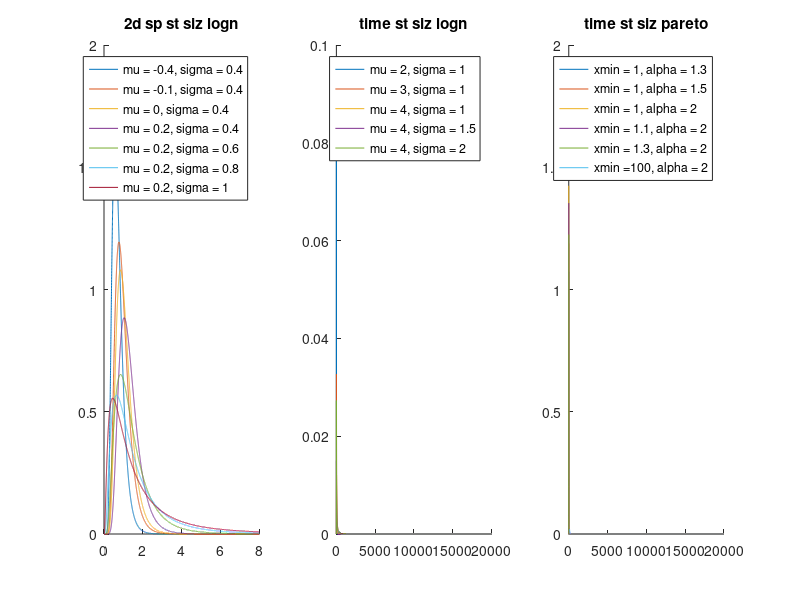

MATLAB code to generate this figure:
clear all
clc

%Ritwika VPS, UC MERCED
%IVFCR - plots to demonstrate how lognormal and pareto distributions vary
%as a fn of parameters within the parameter range in the papr

%2d sp stsz - lognormal distributions, infants and adults

figure;
subplot(1,3,1)
title('2d sp st siz logn')
hold all
x = 0:0.001:8;
y1 = lognpdf(x,-0.4,0.4);
plot(x,y1/trapz(x,y1))
y1 = lognpdf(x,-0.1,0.4);
plot(x,y1/trapz(x,y1))
y1 = lognpdf(x,0,0.4);
plot(x,y1/trapz(x,y1))
y1 = lognpdf(x,0.2,0.4);
plot(x,y1/trapz(x,y1))
y1 = lognpdf(x,0.2,0.6);
plot(x,y1/trapz(x,y1))
y1 = lognpdf(x,0.2,0.8);
plot(x,y1/trapz(x,y1))
y1 = lognpdf(x,0.2,1);
plot(x,y1/trapz(x,y1))
legend('mu = -0.4, sigma = 0.4','mu = -0.1, sigma = 0.4','mu = 0, sigma = 0.4','mu = 0.2, sigma = 0.4',...
'mu = 0.2, sigma = 0.6','mu = 0.2, sigma = 0.8','mu = 0.2, sigma = 1')


%time sts iz logn - infants
subplot(1,3,2)
title('time st siz logn')
hold all
x = 0:20000;
y1 = lognpdf(x,2,1);
plot(x,y1/trapz(x,y1))
y1 = lognpdf(x,3,1);
plot(x,y1/trapz(x,y1))
y1 = lognpdf(x,4,1);
plot(x,y1/trapz(x,y1))
y1 = lognpdf(x,4,1.5);
plot(x,y1/trapz(x,y1))
y1 = lognpdf(x,4,2);
plot(x,y1/trapz(x,y1))
legend('mu = 2, sigma = 1','mu = 3, sigma = 1','mu = 4, sigma = 1','mu = 4, sigma = 1.5','mu = 4, sigma = 2')

%time stsz pareto - adults
subplot(1,3,3)
hold all
title('time st siz pareto')

alpha = 1.3; %make sure that the condition on the range of x values: x element of [xm, infinity] is met.
xm = 1;
x = xm:20000;
y1 = alpha*(xm^alpha)./(x.^(alpha + 1));
plot(x,y1/trapz(x,y1))

alpha = 1.5;
y1 = alpha*(xm^alpha)./(x.^(alpha + 1));
plot(x,y1/trapz(x,y1))

alpha = 2;
y1 = alpha*(xm^alpha)./(x.^(alpha + 1));
plot(x,y1/trapz(x,y1))

xm = 1.1;
x = xm:20000;
y1 = alpha*(xm^alpha)./(x.^(alpha + 1));
plot(x,y1/trapz(x,y1))

xm = 1.3;
x = xm:20000;
y1 = alpha*(xm^alpha)./(x.^(alpha + 1));
plot(x,y1/trapz(x,y1))

xm = 100; %this is just to show the effect of xm scaling

x = xm:20000;
y1 = alpha*(xm^alpha)./(x.^(alpha + 1));
plot(x,y1/trapz(x,y1))
legend('xmin = 1, alpha = 1.3','xmin = 1, alpha = 1.5','xmin = 1, alpha = 2','xmin = 1.1, alpha = 2','xmin = 1.3, alpha = 2','xmin =100, alpha = 2')

